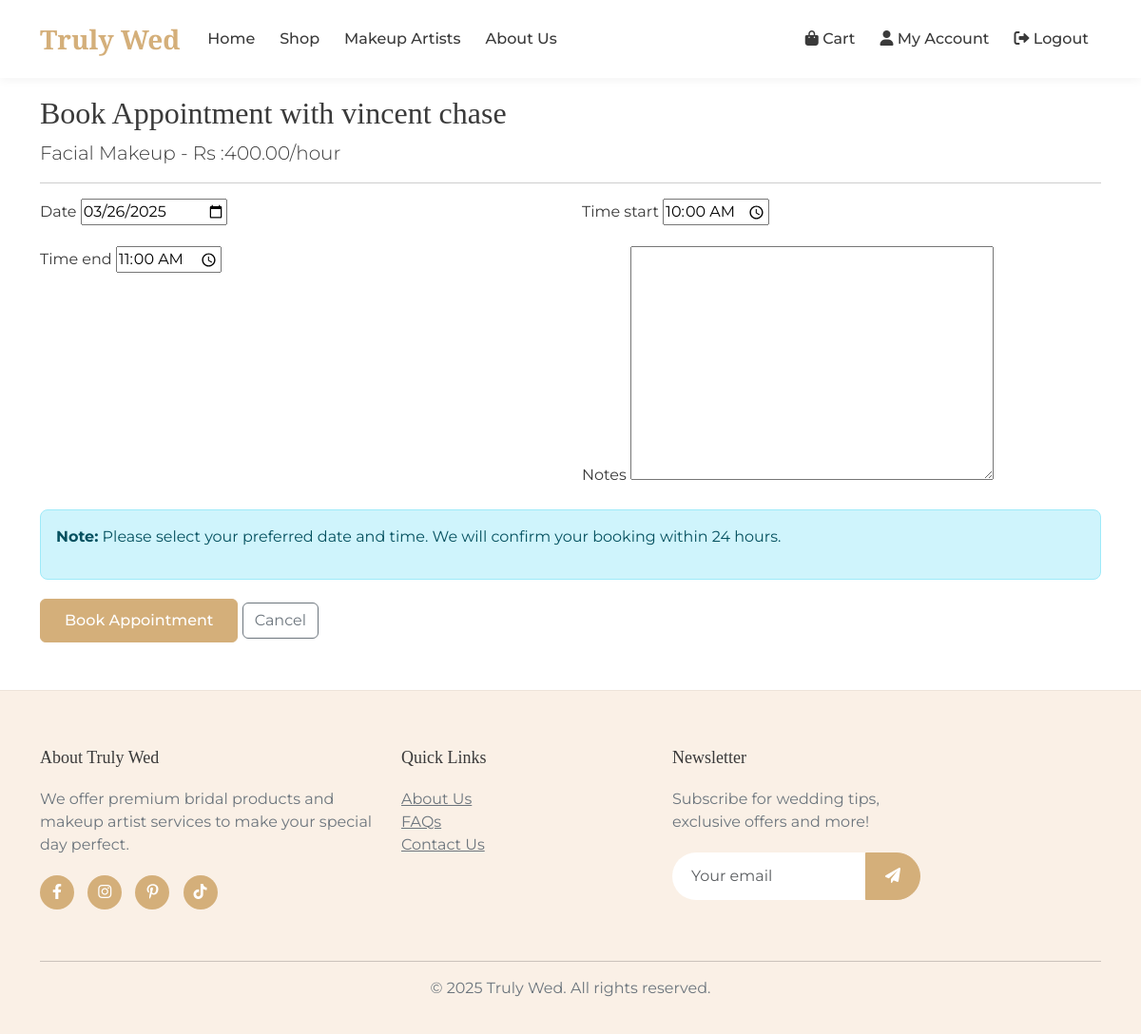
Page /artists/booking/3/ (signed in) on the committed database.
### artists/models.py (models this page shows, shortened)
class Artist(models.Model):
    name = models.CharField(max_length=100)
    slug = models.SlugField(unique=True)
    photo = models.ImageField(upload_to='artists/', blank=True)
    bio = models.TextField()
    specialization = models.CharField(max_length=200)
    price_per_hour = models.DecimalField(max_digits=10, decimal_places=2)
    available = models.BooleanField(default=True)
    def get_absolute_url(self):
        return reverse('artists:artist_detail', args=[self.slug])

### artists/views.py (the view)
# urls.py: path('booking/<int:artist_id>/', views.booking_create, name='booking_create'),
@login_required
def booking_create(request, artist_id):
    artist = get_object_or_404(Artist, id=artist_id, available=True)
    if request.method == 'POST':
        form = BookingForm(request.POST)
        if form.is_valid():
            booking = form.save(commit=False)
            booking.user = request.user
            booking.artist = artist
            date = booking.date
            start_time = booking.time_start
            end_time = booking.time_end
            existing_bookings = Booking.objects.filter(
                artist=artist,
                date=date,
                status__in=['pending', 'confirmed']
            ).filter(
                Q(time_start__lt=end_time, time_end__gt=start_time)
            )
            if existing_bookings.exists():
                messages.error(request, "This time slot is already booked. Please choose another time.")
            else:
                booking.save()
                messages.success(request, f"Your booking with {artist.name} has been requested.")
                return redirect('accounts:profile')
    else:
        now = datetime.now()
        tomorrow = now + timedelta(days=1)
        form = BookingForm(initial={
            'date': tomorrow.date(),
            'time_start': '10:00',
            'time_end': '11:00',
        })
    return render(request, 'artists/booking_form.html', {
        'form': form,
        'artist': artist
    })

### artists/forms.py
class BookingForm(forms.ModelForm):
    class Meta:
        model = Booking
        fields = ['date', 'time_start', 'time_end', 'notes']
        widgets = {
            'date': forms.DateInput(attrs={'type': 'date'}),
            'time_start': forms.TimeInput(attrs={'type': 'time'}),
            'time_end': forms.TimeInput(attrs={'type': 'time'}),
        }

### artists/templates/artists/booking_form.html (shortened to what this page needs)
{% extends 'shop/base.html' %}
{% block content %}
<h2>Book Appointment with {{ artist.name }}</h2>
<p class="lead">{{ artist.specialization }} - Rs :{{ artist.price_per_hour }}/hour</p>
<hr>
<form method="post">
    <div class="row">
        {% for field in form %}
            <div class="col-md-6 mb-3">
                <label for="{{ field.id_for_label }}" class="form-label">{{ field.label }}</label>
                {{ field }}
            </div>
        {% endfor %}
    </div>
    <div class="alert alert-info">
        <p><strong>Note:</strong> Please select your preferred date and time. We will confirm your booking within 24 hours.</p>
    </div>
    <button type="submit" class="btn btn-primary">Book Appointment</button>
    <a href="{{ artist.get_absolute_url }}" class="btn btn-outline-secondary">Cancel</a>
</form>
{% endblock %}

### shop/templates/shop/base.html (style rules this page uses)
:root { --primary-color: #f8e1e4; --secondary-color: #faf0e6; --accent-color: #d4af7a; --text-color: #3a3a3a; --light-text: #6c757d; }
body { font-family: 'Montserrat', sans-serif; color: var(--text-color); }
h1, h2, h3, h4, h5, h6, .navbar-brand { font-family: 'Playfair Display', serif; }
.btn-primary { background-color: var(--accent-color); border-color: var(--accent-color); padding: 10px 25px; font-weight: 500; transition: all 0.3s ease; }
.alert { border-radius: 8px; margin-bottom: 20px; }

### rows in the picture
Artist: name "vincent chase", specialization "Facial Makeup", price_per_hour "400.00"

### other values in the picture
{{ field.label }} "Date" "Time start" "Time end" "Notes"
